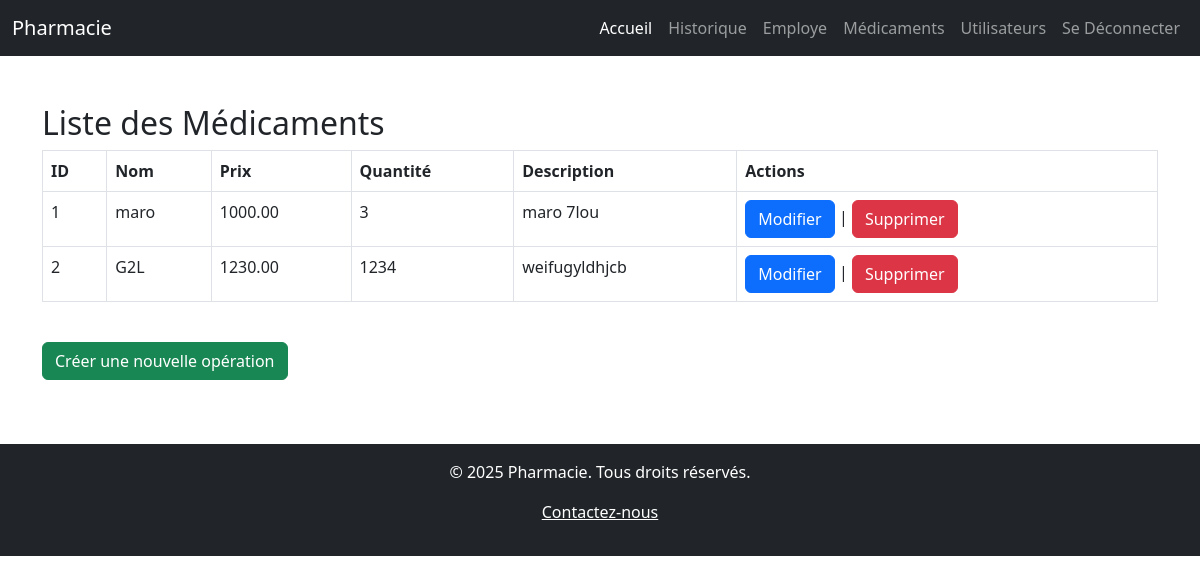
The app's page /medicament/read.php with its own data.
### tables this page shows
CREATE TABLE `medicament` (
  `id` int(11) NOT NULL,
  `nom` varchar(150) DEFAULT NULL,
  `prix` decimal(10,2) DEFAULT NULL,
  `quantite` int(11) DEFAULT NULL,
  `description` text DEFAULT NULL
);

### medicament/read.php (the view)
<?php include '../src/php/navbar.php'; ?>
<?php include '../db.php';
?>
<div class="container mt-5">
  <h2>Liste des Médicaments</h2>
  <table class="table table-bordered">
    <thead>
      <tr>
        <th>ID</th>
        <th>Nom</th>
        <th>Prix</th>
        <th>Quantité</th>
        <th>Description</th>
        <th>Actions</th>
      </tr>
    </thead>
    <tbody>
      <?php
      $sql = "SELECT * FROM medicament";
      $result = mysqli_query($conn, $sql);
      while ($row = mysqli_fetch_assoc($result)) {
        echo "<tr>
                <td>{$row['id']}</td>
                <td>{$row['nom']}</td>
                <td>{$row['prix']}</td>
                <td>{$row['quantite']}</td>
                <td>{$row['description']}</td>
                <td>
                  <a href='update.php?id={$row['id']}' class='btn btn-primary'>Modifier</a> |
                  <a href='delete.php?id={$row['id']}' class='btn btn-danger'>Supprimer</a>
                </td>
              </tr>";
      }
      ?>
    </tbody>
  </table>
  <br>
  <a href="create.php" class="btn btn-success mb-3">Créer une nouvelle opération</a>
</div>
<?php include '../src/php/footer.php'; ?>

### records on screen
medicament: id "1", nom "maro", prix "1000.00", quantite "3", description "maro 7lou"
medicament: id "2", nom "G2L", prix "1230.00", quantite "1234", description "weifugyldhjcb"
